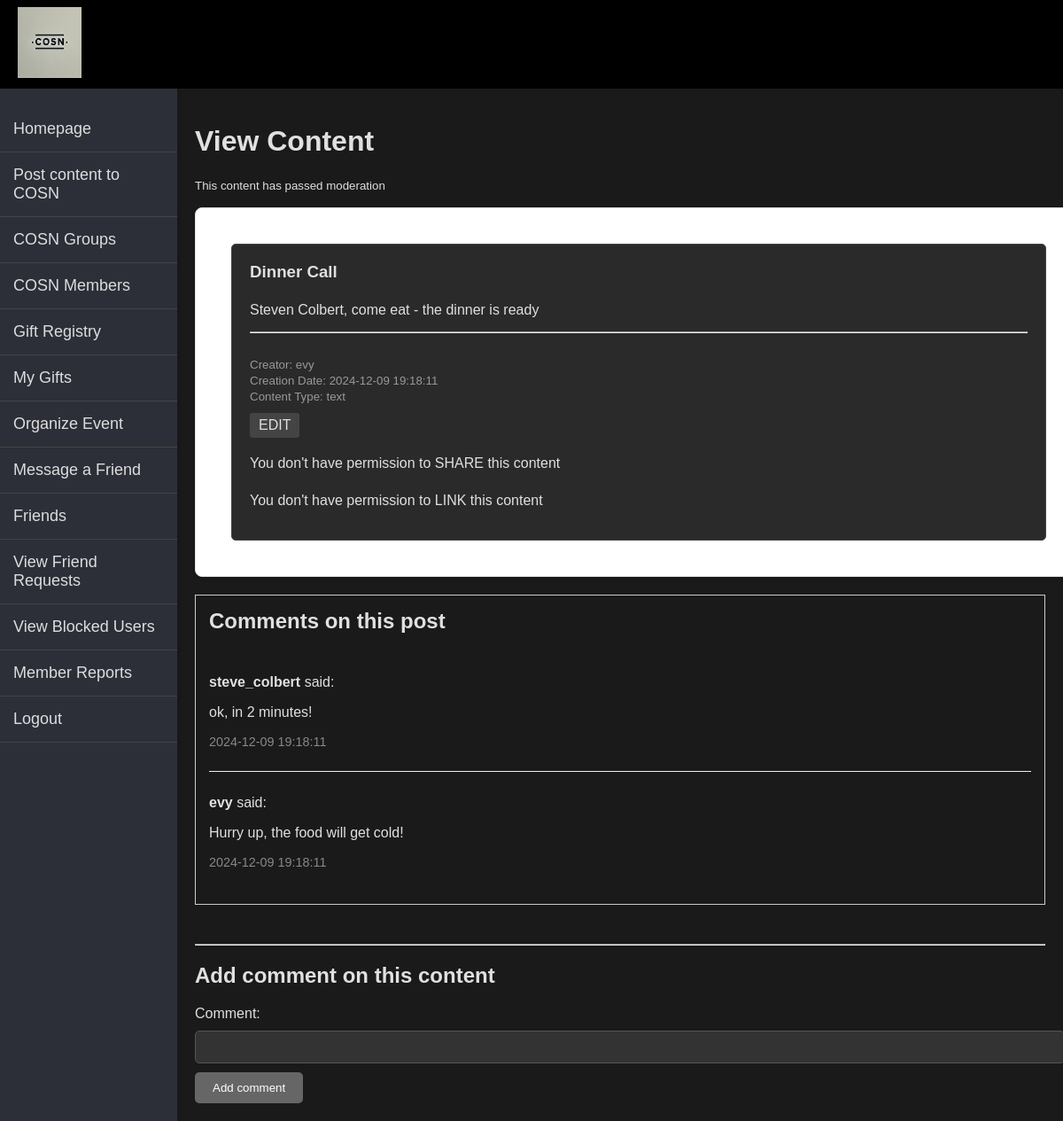
The app's page /App/COSN_content_view.php?content_id=9 (signed in) with its own data.
### App/COSN_content_view.php (the view, shortened to what this page needs)
<?php
include("db_config.php");
include("header.php");
include('sidebar.php');
if ($_SESSION['privilege_level'] === 'administrator'){
    $isAdmin = true;
}else{
    $isAdmin = false;
}
$logged_in_member_id = $_SESSION['member_id'];
$content_id = $_GET['content_id'];
$sql = $pdo->prepare("
    SELECT
        content_id, m.username, content_type, content_data, content_creation_date, content_title, moderation_status,
        cpp.content_public_permission_type AS content_permission_type, 'public' as content_feed_type, NULL as post_group_name
    FROM
        kpc353_2.content as cont
    INNER JOIN kpc353_2.content_public_permissions as cpp
        ON cont.content_id = cpp.target_content_id
    INNER JOIN kpc353_2.members as m
        ON cont.creator_id = m.member_id
        AND content_id = :content_id
    WHERE
        moderation_status = 'approved'
    UNION
    SELECT
        content_id, m.username, content_type, content_data, content_creation_date, content_title, moderation_status,
        cmp.content_permission_type AS content_permission_type, 'private' as content_feed_type, NULL as post_group_name
    FROM
        kpc353_2.content as cont
    INNER JOIN kpc353_2.content_member_permission as cmp
        ON cont.content_id = cmp.target_content_id
    INNER JOIN kpc353_2.members as m
        ON cont.creator_id = m.member_id
    WHERE
        moderation_status = 'approved' AND
        cmp.authorized_member_id = :logged_in_member_id
        AND content_id = :content_id
    UNION
    SELECT
        content_id, m.username, content_type, content_data, content_creation_date, content_title, moderation_status,
        cgp.content_group_permission_type AS content_permission_type, 'group' as content_feed_type, g.group_name as post_group_name
    FROM
        kpc353_2.content as cont
    INNER JOIN kpc353_2.content_group_permissions as cgp
        ON cont.content_id = cgp.target_content_id
    INNER JOIN kpc353_2.groups as g
        ON g.group_id = cgp.target_group_id
    INNER JOIN kpc353_2.group_members as gm
        on gm.joined_group_id = g.group_id
    INNER JOIN kpc353_2.members as m
        ON m.member_id = gm.participant_member_id
    WHERE
        moderation_status = 'approved'
        AND m.member_id = :logged_in_member_id
        AND content_id = :content_id
    ORDER BY content_creation_date desc
    ");
$sql->execute(['logged_in_member_id' => $logged_in_member_id, 'content_id'=>$content_id]);
$contentPermissions = $sql->fetchAll(PDO::FETCH_ASSOC);
$content_comment_permission = false;
$content_edit_permission = false;
$content_share_permission = false;
$content_link_permission = false;
while($row = current($contentPermissions)) {
    if ((!$content_comment_permission && $row['content_permission_type'] === 'comment') || $isAdmin) {
        $content_comment_permission = true;
    }
    if ((!$content_edit_permission && $row['content_permission_type'] === 'edit') || $isAdmin) {
        $content_edit_permission = true;
    }
    next($contentPermissions);
}
$sqlContent = $pdo->prepare('SELECT
                            content_type, content_title, content_data, m.username, content_creation_date
                            FROM
                                kpc353_2.content as c
                                LEFT JOIN kpc353_2.members as m
                                    on c.creator_id = m.member_id
                            WHERE
                                content_id = :content_id');
$sqlContent->execute(['content_id' => $content_id]);
$contentDetails = $sqlContent->fetch(PDO::FETCH_ASSOC);
$content_type = $contentDetails['content_type'];
$content_title = $contentDetails['content_title'];
$content_data = $contentDetails['content_data'];
$content_creator = $contentDetails['username'];
$content_creation_datetime = $contentDetails['content_creation_date'];
$commentContent = $pdo->prepare('
SELECT content_comment_id, commenter_member_id, comment_text, target_content_id, datetime_comment, m.username
FROM content_comment as cc
    INNER JOIN members as m
        ON cc.commenter_member_id = m.member_id
WHERE target_content_id = :content_id
ORDER BY datetime_comment DESC'
);
$commentContent->execute(['content_id' => $content_id]);
$commentDetails = $commentContent->fetchAll(PDO::FETCH_ASSOC);
?>
<!DOCTYPE html>
<html lang="en">
<link rel="stylesheet" type = "text/css" href="COSN_content_view.css" />
<head>
</head>
<body>
<div class="main-content">
    <h1>View Content</h1>
    <small>This content has passed moderation</small>
    <div class="view-content-container">
        <div class="feed-item" data-permission-type="<?php echo htmlspecialchars($permission_types_string); ?>">
            <h3><?php echo htmlspecialchars($content_title); ?></h3>
            <?php
            switch($content_type) {
                case 'text':
                    echo '<p>' . nl2br(htmlspecialchars($content_data)) . '</p>';
                    break;
            }
            ?>
            <hr>
            <small>
                <br>Creator: <?php echo $content_creator; ?>
                <br>Creation Date: <?php echo $content_creation_datetime; ?>
                <br>
                Content Type: <?php echo htmlspecialchars($content_type); ?>
            </small>
            <div class="action-buttons">
                <?php if ($content_edit_permission): ?>
                    <a href="COSN_content_edit.php?content_id=<?php echo urlencode($content_id); ?>" class="action-button edit-button">EDIT</a>
                <?php else: ?>
                    <p>You don't have permission to EDIT this content</p>
                <?php endif; ?>
                <?php if ($content_share_permission): ?>
                    <a href="edit_content.php?content_id=<?php echo urlencode($content_id); ?>" class="action-button share-button">SHARE</a>
                <?php else: ?>
                    <p>You don't have permission to SHARE this content</p>
                <?php endif; ?>
                <?php if ($content_link_permission): ?>
                    <a href="edit_content.php?content_id=<?php echo urlencode($content_id); ?>" class="action-button link-button">LINK</a>
                <?php else: ?>
                    <p>You don't have permission to LINK this content</p>
                <?php endif; ?>
            </div>
        </div>
    </div>
    <div class="comments-container">
        <h2>Comments on this post</h2>
        <?php foreach ($commentDetails as $comment): ?>
            <div class="comment">
                <p><strong><?php echo htmlspecialchars($comment['username']); ?></strong> said:</p>
                <p><?php echo nl2br(htmlspecialchars($comment['comment_text'])); ?></p>
                <p class="comment-date"><?php echo $comment['datetime_comment']; ?></p>
            </div>
        <?php endforeach; ?>
    </div>
    <br><br>
    <hr>
    <?php if ($content_comment_permission): ?>
        <form class="comment-form" method="POST">
            <h2>Add comment on this content</h2>
                <label for="comment">Comment:</label>
                <input type="text" id="comment" name="comment" required>
            <button type="submit" name="add_comment">Add comment</button>
        </form>
    <?php else: ?>
        <p>You don't have permission to comment on this content</p>
    <?php endif; ?>
</html>

### App/header.css (style rules this page uses)
body { background-color: #f5f5f5; }

### App/css/sidebar.css (style rules this page uses)
body { margin: 0; font-family: Arial, sans-serif; }

### App/COSN_content_view.css (style rules this page uses)
body { background-color: #1a1a1a; color: #e0e0e0; font-family: Arial, sans-serif; transition: background-color 0.3s, color 0.3s; display: flex; flex-direction: column; min-height: 100vh; margin: 0; }
button { padding: 10px 20px; border: none; background-color: #666; color: #ffffff; border-radius: 5px; cursor: pointer; }
.view-content-container { background-color: #ffffff; border-radius: 8px; box-shadow: 0 2px 4px rgba(0, 0, 0, 0.1); border: 1px solid #e0e0e0; padding: 20px; margin: 16px 0; width: 100%; max-width: 1200px; margin-left: auto; margin-right: auto; }
.view-content-container p { color: #666666; line-height: 1.6; margin-bottom: 12px; }
.feed-item { background-color: #2a2a2a; border: 1px solid #444; border-radius: 5px; padding: 20px; margin: 20px; box-sizing: border-box; }
.feed-item h3 { color: #e0e0e0; margin-top: 0; }
.feed-item p { color: #e0e0e0; line-height: 1.6; }
.feed-item small { color: #999999; }
.comments-container { border: 1px solid #ccc; padding: 15px; margin-top: 20px; }
.comments-container h2 { margin-top: 0; }
.comment { border-bottom: 1px solid #eee; padding: 10px 0; }
.comment:last-child { border-bottom: none; }
.comment-date { font-size: 0.9em; color: #888; }
.main-content { margin-left: 200px; padding: 20px; }
.action-buttons { margin-top: 10px; }
.action-button { display: inline-block; margin-right: 10px; padding: 5px 10px; background-color: #444; color: #e0e0e0; text-decoration: none; border-radius: 3px; }
.comment-form { display: block; }
input[type="text"], input[type="password"],select { width: 100%; padding: 10px; margin: 10px 0; background-color: #333; color: #e0e0e0; border: 1px solid #555; border-radius: 5px; }

### records on screen
content: content_title "Dinner Call", content_data "Steven Colbert, come eat - the dinner is ready", creator.username "evy", content_creation_date "2024-12-09 19:18:11", content_type "text"
content_comment: commenter_member.username "steve_colbert", comment_text "ok, in 2 minutes!", datetime_comment "2024-12-09 19:18:11"
content_comment: commenter_member.username "evy", comment_text "Hurry up, the food will get cold!", datetime_comment "2024-12-09 19:18:11"
